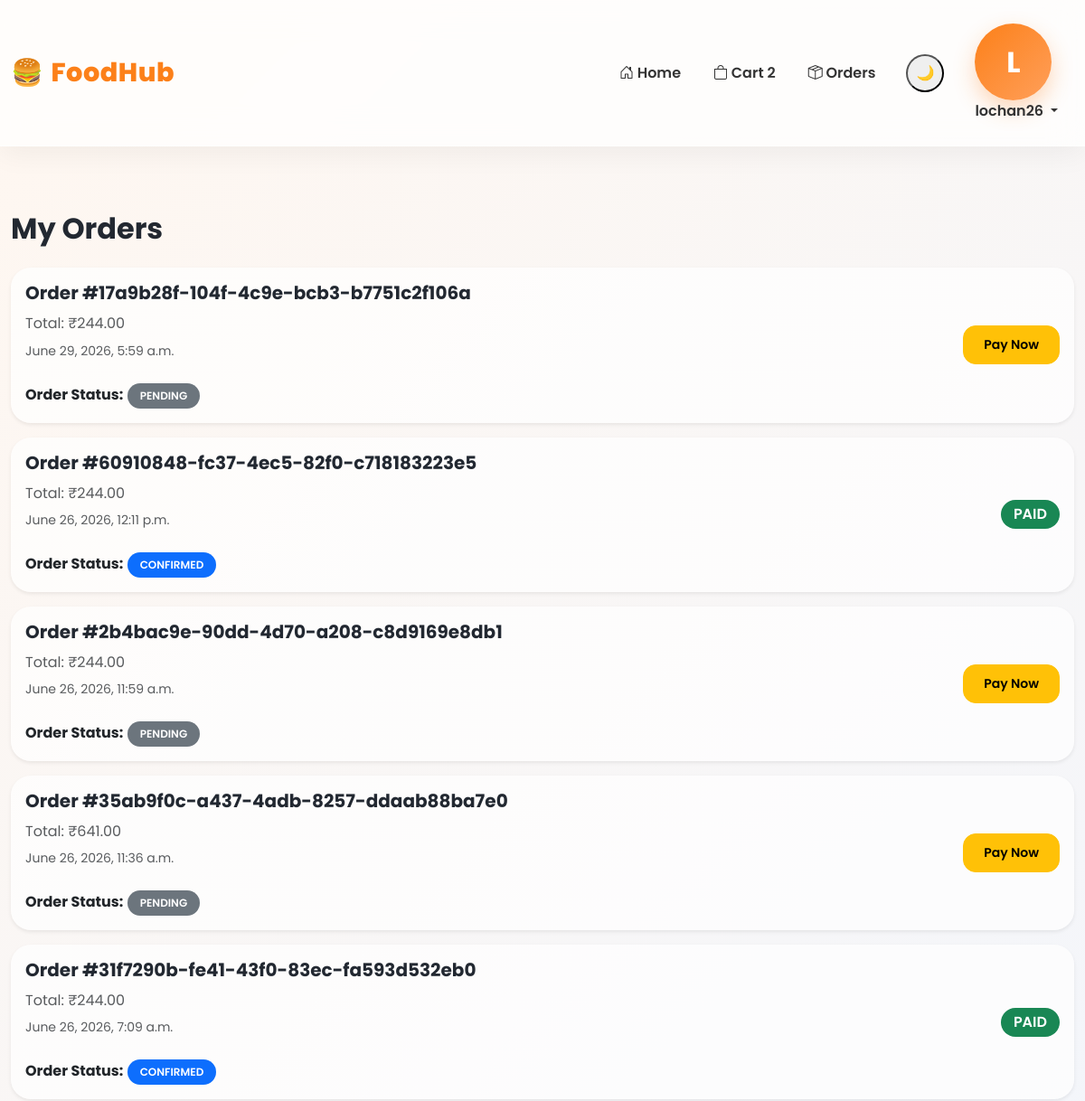
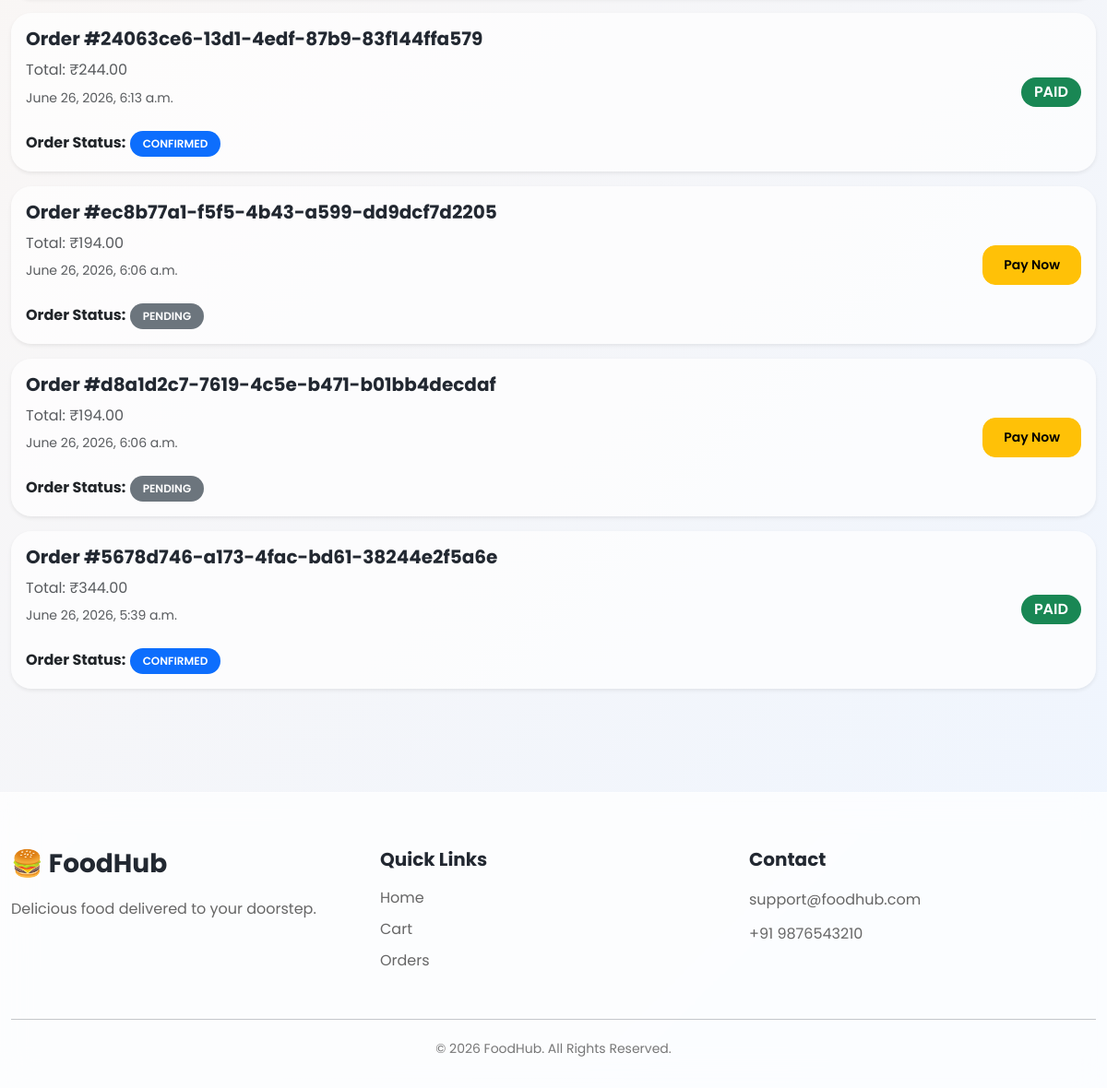
Page /orders/my-orders/ (signed in) on the committed database (2 pictures, top to bottom).
### orders/models.py (models this page shows, shortened)
class BaseModel(models.Model):
    uid = models.UUIDField(
        primary_key=True,
        default=uuid.uuid4,
        editable=False
    )
    created_at = models.DateTimeField(auto_now_add=True)
    updated_at = models.DateTimeField(auto_now=True)
    class Meta:
        abstract = True

class Order(BaseModel):
    STATUS_CHOICES = (
        ('PENDING', 'Pending'),
        ('CONFIRMED', 'Confirmed'),
        ('PREPARING', 'Preparing'),
        ('OUT_FOR_DELIVERY', 'Out For Delivery'),
        ('DELIVERED', 'Delivered'),
    )
    PAYMENT_STATUS_CHOICES = (
        ('PENDING', 'Pending'),
        ('PAID', 'Paid'),
        ('FAILED', 'Failed'),
    )
    user = models.ForeignKey(
        User,
        on_delete=models.CASCADE,
        related_name='orders'
    )
    full_name = models.CharField(max_length=200)
    phone = models.CharField(max_length=20)
    address = models.TextField()
    total_amount = models.DecimalField(
        max_digits=10,
        decimal_places=2
    )
    status = models.CharField(
        max_length=30,
        choices=STATUS_CHOICES,
        default='PENDING'
    )
    payment_status = models.CharField(
        max_length=20,
        choices=PAYMENT_STATUS_CHOICES,
        default='PENDING'
    )
    razorpay_order_id = models.CharField(
        max_length=255,
        blank=True,
        null=True
    )
    razorpay_payment_id = models.CharField(
        max_length=255,
        blank=True,
        null=True
    )
    razorpay_signature = models.CharField(
        max_length=500,
        blank=True,
        null=True
    )
    customer_latitude = models.FloatField(
        null=True,
        blank=True
    )
    customer_longitude = models.FloatField(
        null=True,
        blank=True
    )

### orders/views.py (the view)
@login_required
def my_orders(request):
    orders = Order.objects.filter(
        user=request.user
    ).prefetch_related(
        "items",
        "items__product"
    ).order_by("-created_at")
    return render(
        request,
        "orders/my_orders.html",
        {
            "orders": orders
        }
    )

### cart/context_processors.py (called while the page is built)
def cart_count(request):
    count = 0
    if request.user.is_authenticated:
        cart = Cart.objects.filter(
            user=request.user,
            is_paid=False
        ).first()
        if cart:
            count = sum(
                item.quantity
                for item in cart.cart_items.all()
            )
    return {
        'cart_count': count
    }

### orders/templates/orders/my_orders.html (shortened to what this page needs)
{% extends 'base.html' %}
{% block content %}
<div class="container py-5">
    <h2 class="fw-bold mb-4">
        My Orders
    </h2>
    {% for order in orders %}
    <div class="card mb-3 shadow-sm">
        <div class="card-body">
            <div class="d-flex justify-content-between align-items-center">
                <div>
                    <h5>
                        Order #{{ order.uid }}
                    </h5>
                    <p class="mb-1 text-muted">
                        Total: ₹{{ order.total_amount }}
                    </p>
                    <small class="text-muted">
                        {{ order.created_at }}
                    </small>
                    <br><br>
                    <strong>Order Status:</strong>
                    <span class="badge
                        {% if order.status == 'DELIVERED' %}
                            bg-success
                        {% elif order.status == 'CONFIRMED' %}
                            bg-primary
                        {% elif order.status == 'PREPARING' %}
                            bg-warning text-dark
                        {% elif order.status == 'OUT_FOR_DELIVERY' %}
                            bg-info
                        {% else %}
                            bg-secondary
                        {% endif %}
                    ">
                        {{ order.status }}
                    </span>
                </div>
                <div>
                    {% if order.payment_status == "PAID" %}
                        <span class="badge bg-success fs-6">
                            PAID
                        </span>
                    {% elif order.payment_status == "PENDING" %}
                        <a href="{% url 'pay_pending_order' order.uid %}"
                           class="btn btn-warning btn-sm">
                            Pay Now
                        </a>
                    {% else %}
                        <span class="badge bg-danger fs-6">
                            FAILED
                        </span>
                    {% endif %}
                </div>
            </div>
        </div>
    </div>
    {% endfor %}
</div>
{% endblock %}

### templates/navbar.html (shortened to what this page needs)
<nav class="navbar navbar-expand-lg navbar-glass sticky-top">
    <div class="container">
        <a class="navbar-brand d-flex align-items-center" href="/">
            <div class="logo-circle">
                🍔
            </div>
            <div class="ms-2">
                <span class="logo-text">
                    FoodHub
                </span>
            </div>
        </a>
        <div class="collapse navbar-collapse"
             id="navbarNav">
            <ul class="navbar-nav ms-auto align-items-lg-center">
                <li class="nav-item">
                    <a class="nav-link px-3"
                       href="/">
                        <i class="bi bi-house-door"></i>
                        Home
                    </a>
                </li>
                <li class="nav-item">
                    <a class="nav-link px-3 position-relative"
                       href="/cart/">
                        <i class="bi bi-bag"></i>
                        Cart
                        {% if cart_count > 0 %}
                        <span class="cart-badge">
                            {{ cart_count }}
                        </span>
                        {% endif %}
                    </a>
                </li>
                {% if user.is_authenticated %}
                <li class="nav-item">
                    <a class="nav-link px-3"
                       href="{% url 'my_orders' %}">
                        <i class="bi bi-box-seam"></i>
                        Orders
                    </a>
                </li>
                <li class="nav-item ms-lg-3">
                    <button id="theme-toggle"
                            class="theme-btn">
                        🌙
                    </button>
                </li>
                <li class="nav-item dropdown ms-lg-3">
                    <a class="nav-link dropdown-toggle profile-btn"
                       href="#"
                       data-bs-toggle="dropdown">
                        <div class="profile-avatar">
                            {{ user.username|first|upper }}
                        </div>
                        <span>
                            {{ user.username }}
                        </span>
                    </a>
                </li>
                {% endif %}
            </ul>
        </div>
    </div>
</nav>

### static/css/style.css (style rules this page uses)
:root { --primary:#fc8019; --primary-dark:#e96d00; --secondary:#ffb74d; --success:#22c55e; --danger:#ef4444; --text:#222831; --text-light:#666; --bg:#f5f7fb; --white:#ffffff; --glass:rgba(255,255,255,.65); --glass-dark:rgba(25,25,35,.75); --border:rgba(255,255,255,.35); --shadow:0 15px 40px rgba(0,0,0,.08); --radius:22px; }
* { margin:0; padding:0; box-sizing:border-box; }
html { scroll-behavior:smooth; }
body { font-family:'Poppins',sans-serif; background:linear-gradient(135deg,#fff7f0,#eef5ff); color:var(--text); overflow-x:hidden; min-height:100vh; }
h1,h2,h3,h4,h5,h6 { font-weight:700; color:var(--text); }
p { color:var(--text-light); line-height:1.7; margin-bottom:0; }
a { text-decoration:none; color:inherit; transition:.3s; }
.container { max-width:1300px; }
.card { background:rgba(255,255,255,.72); border:none; border-radius:22px; box-shadow:var(--shadow); overflow:hidden; transition:.35s; }
.btn { border-radius:14px; font-weight:600; padding:10px 22px; transition:.3s; }
.badge { padding:8px 14px; border-radius:30px; font-weight:600; }
.navbar { position:sticky; top:0; z-index:999; padding:16px 0; background:rgba(255,255,255,.72)!important; backdrop-filter:blur(18px); -webkit-backdrop-filter:blur(18px); border-bottom:1px solid rgba(255,255,255,.35); box-shadow:0 8px 30px rgba(0,0,0,.05); }
.navbar-brand { font-size:1.8rem; font-weight:800; color:var(--primary)!important; letter-spacing:.5px; }
.nav-link { font-weight:600; color:#333!important; padding:10px 18px!important; border-radius:12px; transition:.3s; }
#theme-toggle { width:42px; height:42px; border-radius:50%; display:flex; align-items:center; justify-content:center; }
.profile-avatar { width:85px; height:85px; border-radius:50%; background:linear-gradient(135deg,#fc8019,#ff9f5a); display:flex; align-items:center; justify-content:center; font-size:32px; color:#fff; font-weight:700; box-shadow:0 10px 25px rgba(252,128,25,.3); }
.btn, .add-btn { transition:.3s ease; }
* { transition: background .25s, color .25s, border-color .25s, box-shadow .25s; }

### rows in the picture
Order: uid "17a9b28f-104f-4c9e-bcb3-b7751c2f106a", total_amount "244.00", created_at "June 29, 2026, 5:59 a.m.", status "PENDING", payment_status "Pay Now"
Order: uid "60910848-fc37-4ec5-82f0-c718183223e5", total_amount "244.00", created_at "June 26, 2026, 12:11 p.m.", status "CONFIRMED", payment_status "PAID"
Order: uid "2b4bac9e-90dd-4d70-a208-c8d9169e8db1", total_amount "244.00", created_at "June 26, 2026, 11:59 a.m.", status "PENDING", payment_status "Pay Now"
Order: uid "35ab9f0c-a437-4adb-8257-ddaab88ba7e0", total_amount "641.00", created_at "June 26, 2026, 11:36 a.m.", status "PENDING", payment_status "Pay Now"
Order: uid "31f7290b-fe41-43f0-83ec-fa593d532eb0", total_amount "244.00", created_at "June 26, 2026, 7:09 a.m.", status "CONFIRMED", payment_status "PAID"
Order: uid "24063ce6-13d1-4edf-87b9-83f144ffa579", total_amount "244.00", created_at "June 26, 2026, 6:13 a.m.", status "CONFIRMED", payment_status "PAID"
Order: uid "ec8b77a1-f5f5-4b43-a599-dd9dcf7d2205", total_amount "194.00", created_at "June 26, 2026, 6:06 a.m.", status "PENDING", payment_status "Pay Now"
Order: uid "d8a1d2c7-7619-4c5e-b471-b01bb4decdaf", total_amount "194.00", created_at "June 26, 2026, 6:06 a.m.", status "PENDING", payment_status "Pay Now"
Order: uid "5678d746-a173-4fac-bd61-38244e2f5a6e", total_amount "344.00", created_at "June 26, 2026, 5:39 a.m.", status "CONFIRMED", payment_status "PAID"

### other values in the picture
{{ cart_count }} "2"
{{ user.username|first|upper }} "L"
{{ user.username }} "lochan26"
